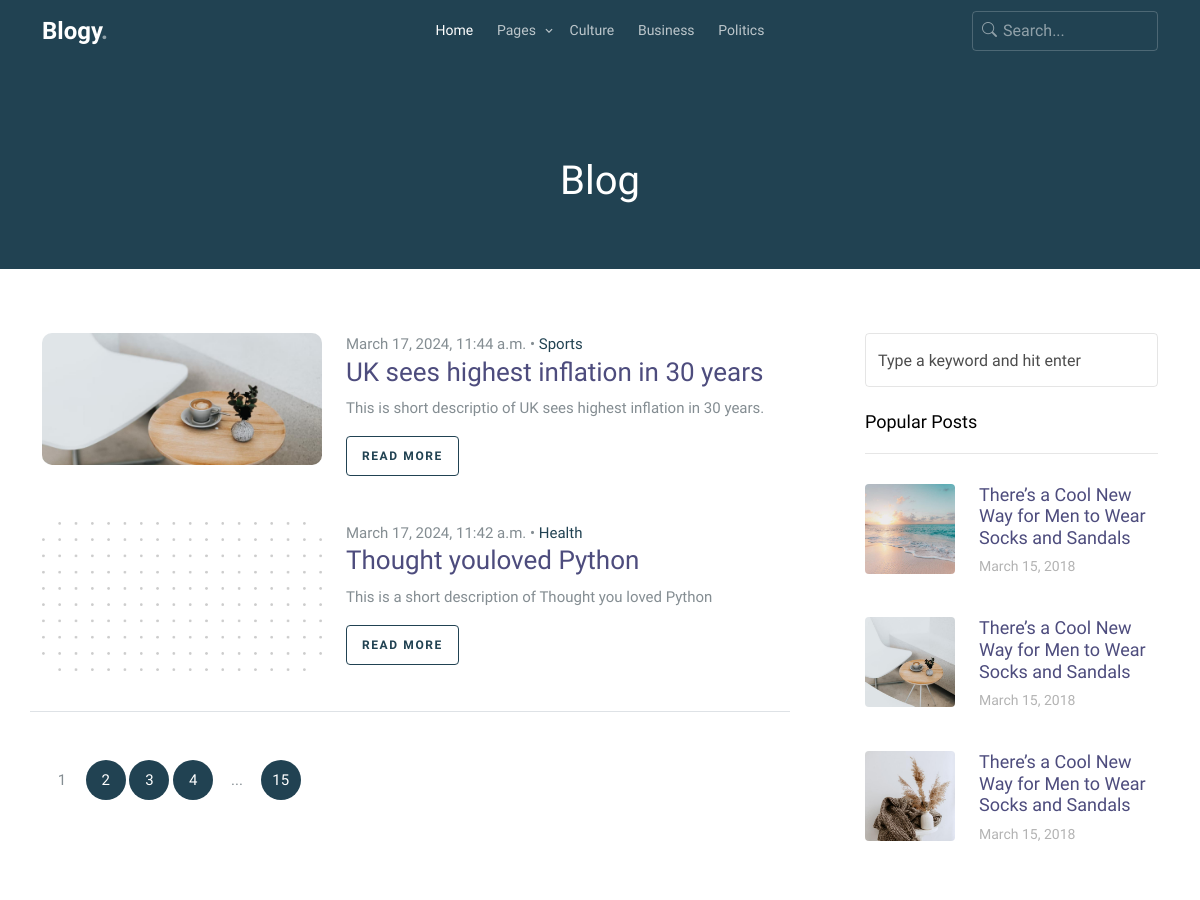
The page /blogs/ (upper part) on the database as committed earlier.
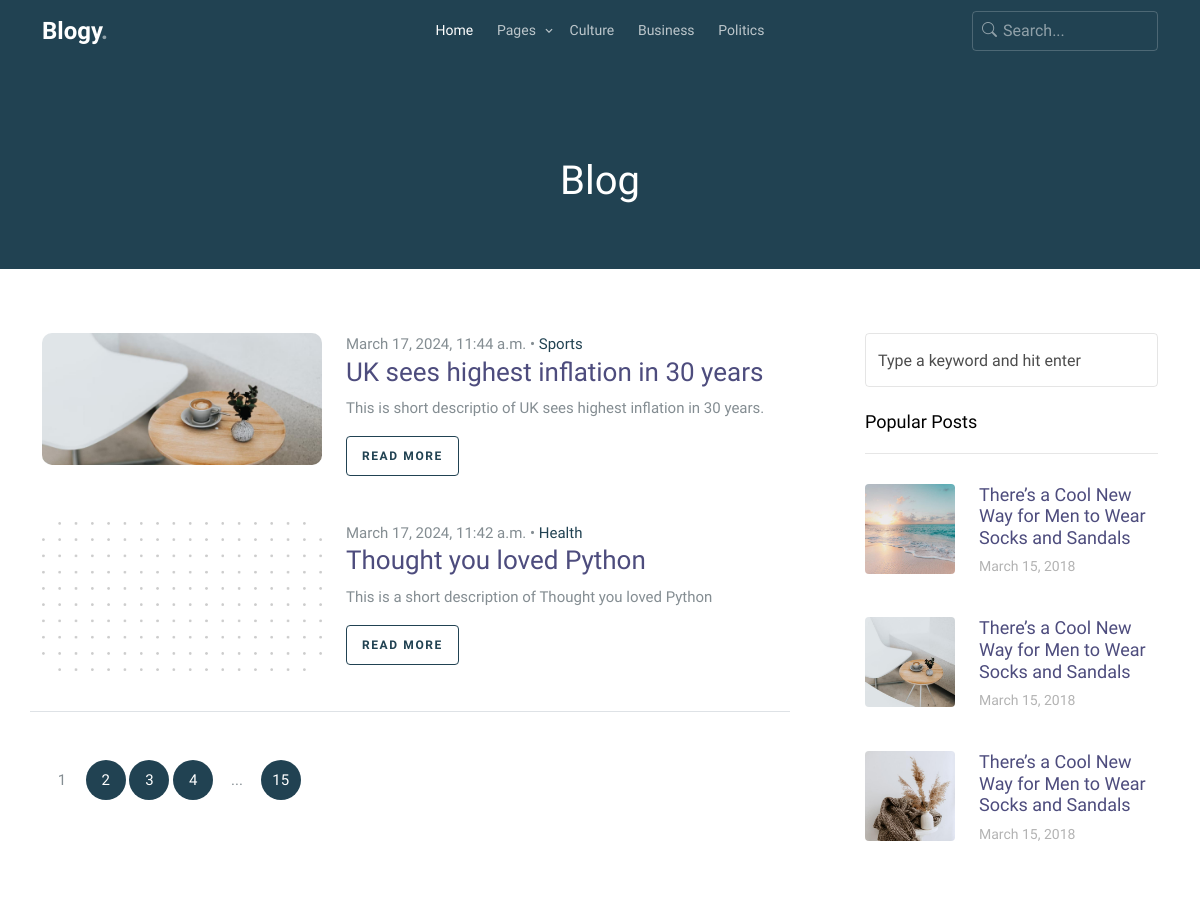
The same page on the database as committed later.
### blogs/models.py (models this page shows, shortened)
class Blog(models.Model):
    created_at = models.DateTimeField(auto_now_add=True, editable=False)
    image = models.ImageField()
    title = models.CharField(max_length=255)
    author = models.ForeignKey(Author, on_delete=models.PROTECT)
    category = models.ForeignKey(BlogCategory, on_delete=models.PROTECT)
    tags = models.ManyToManyField(BlogTags, blank=True)
    short_description = models.TextField(default="")
    description = tmcemodel.HTMLField()
    class Meta:
        ordering = ("-created_at",)

class BlogCategory(models.Model):
    name = models.CharField(max_length=100)
    def __str__(self) -> str:
        return self.name

### blogs/views.py (the view)
# urls.py: path("blogs/", BlogPage.as_view(), name="blogs"),
class BlogPage(generic.ListView):
    template_name = "blog.html"
    model = Blog
    context_object_name = "ol"
    def get_context_data(self, **kwargs):
        return super().get_context_data(**kwargs)

### template/blog.html (shortened to what this page needs)
{% extends 'base.html' %}
{% block content %}
<div class="hero overlay inner-page bg-primary py-5">
  <div class="container">
    <div class="row align-items-center justify-content-center text-center pt-5">
      <div class="col-lg-6">
        <h1 class="heading text-white mb-3" data-aos="fade-up">Blog</h1>
      </div>
    </div>
  </div>
</div>
<div class="section search-result-wrap">
  <div class="container">
    <div class="row posts-entry">
      <div class="col-lg-8">
        {% for i in ol %}
        <div class="blog-entry d-flex blog-entry-search-item">
          <a href="single.html" class="img-link me-4">
            <img src="{{i.image.url}}" alt="Image" class="img-fluid">
          </a>
          <div>
            <span class="date">{{i.created_at}} &bullet; <a href="#">{{i.category}}</a></span>
            <h2><a href="{% url 'blog_detail' i.pk %}">{{i.title}}</a></h2>
            <p>{{i.short_description}}</p>
            <p><a href="{% url 'blog_detail' i.pk %}" class="btn btn-sm btn-outline-primary">Read More</a></p>
          </div>
        </div>
        {% endfor %}
        <div class="row text-start pt-5 border-top">
          <div class="col-md-12">
            <div class="custom-pagination">
              <span>1</span>
              <a href="#">2</a>
              <a href="#">3</a>
              <a href="#">4</a>
              <span>...</span>
              <a href="#">15</a>
            </div>
          </div>
        </div>
      </div>
      <div class="col-lg-4 sidebar">
        <div class="sidebar-box search-form-wrap mb-4">
          <form action="#" class="sidebar-search-form">
            <input type="text" class="form-control" id="s" placeholder="Type a keyword and hit enter">
          </form>
        </div>
        <div class="sidebar-box">
          <h3 class="heading">Popular Posts</h3>
          <div class="post-entry-sidebar">
            <ul>
              <li>
                <a href="">
                  <img src="static/images/img_1_sq.jpg" alt="Image placeholder" class="me-4 rounded">
                  <div class="text">
                    <h4>There’s a Cool New Way for Men to Wear Socks and Sandals</h4>
                    <div class="post-meta">
                      <span class="mr-2">March 15, 2018 </span>
                    </div>
                  </div>
                </a>
              </li>
              <li>
                <a href="">
                  <img src="static/images/img_2_sq.jpg" alt="Image placeholder" class="me-4 rounded">
                  <div class="text">
                    <h4>There’s a Cool New Way for Men to Wear Socks and Sandals</h4>
                    <div class="post-meta">
                      <span class="mr-2">March 15, 2018 </span>
                    </div>
                  </div>
                </a>
              </li>
              <li>
                <a href="">
                  <img src="static/images/img_3_sq.jpg" alt="Image placeholder" class="me-4 rounded">
                  <div class="text">
                    <h4>There’s a Cool New Way for Men to Wear Socks and Sandals</h4>
                    <div class="post-meta">
                      <span class="mr-2">March 15, 2018 </span>
                    </div>
                  </div>
                </a>
              </li>
            </ul>
          </div>
        </div>
      </div>
    </div>
  </div>
</div>
{% endblock %}

### template/base.html (shortened to what this page needs)
<!doctype html>
<html lang="en">
<head>
    <link rel="stylesheet" href="/static/fonts/icomoon/style.css">
    <link rel="stylesheet" href="/static/fonts/flaticon/font/flaticon.css">
    <link rel="stylesheet" href="https://cdn.jsdelivr.net/npm/bootstrap-icons@1.8.1/font/bootstrap-icons.css">
    <link rel="stylesheet" href="/static/css/tiny-slider.css">
    <link rel="stylesheet" href="/static/css/aos.css">
    <link rel="stylesheet" href="/static/css/glightbox.min.css">
    <link rel="stylesheet" href="/static/css/glightbox.min.css">
    <link rel="stylesheet" href="/static/css/style.css">
    <link rel="stylesheet" href="/static/css/glightbox.min.css">
    <link rel="stylesheet" href="/static/css/flatpickr.min.css">
</head>
<body>
    <nav class="site-nav">
        <div class="container">
            <div class="menu-bg-wrap">
                <div class="site-navigation">
                    <div class="row g-0 align-items-center">
                        <div class="col-2">
                            <a href="{% url 'index' %}" class="logo m-0 float-start">Blogy<span
                                    class="text-primary">.</span></a>
                        </div>
                        <div class="col-8 text-center">
                            <ul class="js-clone-nav d-none d-lg-inline-block text-start site-menu mx-auto">
                                <li class="active"><a href="{% url 'index' %}">Home</a></li>
                                <li class="has-children">
                                    <a href="category.html">Pages</a>
                                </li>
                                <li><a href="category.html">Culture</a></li>
                                <li><a href="category.html">Business</a></li>
                                <li><a href="category.html">Politics</a></li>
                            </ul>
                        </div>
                        <div class="col-2 text-end">
                            <form action="#" class="search-form d-none d-lg-inline-block">
                                <input type="text" class="form-control" placeholder="Search...">
                                <span class="bi-search"></span>
                            </form>
                        </div>
                    </div>
                </div>
            </div>
        </div>
    </nav>
    {% block content %}{% endblock %}
</body>
</html>

Rows that differ between the two databases and show on the page:
changed Blog "This is a short description of Thought you loved Python": title "Thought youloved Python" → "Thought you loved Python"
